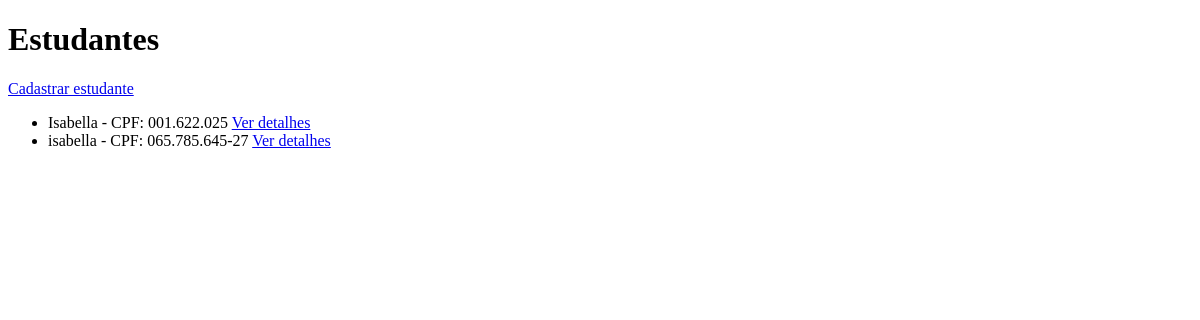
/estudantes/ (signed in), run on an earlier commit of the app's database.
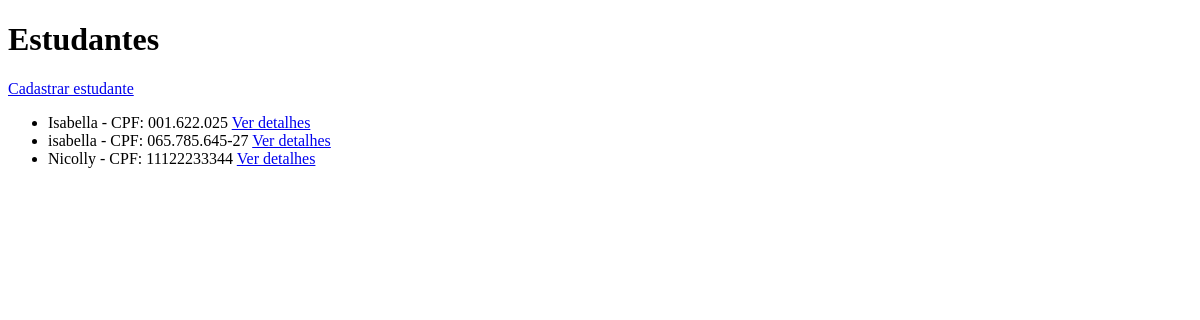
And on a later commit of the database.
### estudante/models.py (models this page shows, shortened)
class Estudante(User):
    cpf = models.CharField(max_length=14)
    nome = models.CharField(max_length=100)

### estudante/views.py (the view)
@login_required
@permission_required('estudante.view_estudante')
def listar_estudantes(request):
    estudantes = Estudante.objects.all()
    return render(
        request,
        'estudante/listar.html',
        {'estudantes': estudantes}
    )

### estudante/templates/estudante/listar.html (shortened to what this page needs)
<!DOCTYPE html>
<html>
<head>
</head>
<body>
    <h1>Estudantes</h1>
    <a href="{% url 'criar_estudante' %}">Cadastrar estudante</a>
    <ul>
        {% for estudante in estudantes %}
            <li>
                {{ estudante.nome }}
                - CPF: {{ estudante.cpf }}
                <a href="{% url 'detalhar_estudante' estudante.id %}">
                    Ver detalhes
                </a>
            </li>
        {% empty %}
            <li>Nenhum estudante cadastrado.</li>
        {% endfor %}
    </ul>
</body>
</html>

What changed in the data, as far as the page shows it:
added Estudante: nome "Nicolly", cpf "11122233344"
